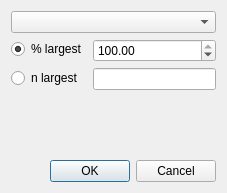
<?xml version="1.0" encoding="UTF-8"?>
<ui version="4.0">
 <class>Dialog</class>
 <widget class="QDialog" name="Dialog">
  <property name="geometry">
   <rect>
    <x>0</x>
    <y>0</y>
    <width>227</width>
    <height>193</height>
   </rect>
  </property>
  <property name="windowTitle">
   <string>Difference Vectors</string>
  </property>
  <layout class="QVBoxLayout" name="verticalLayout">
   <item>
    <widget class="QComboBox" name="A"/>
   </item>
   <item>
    <layout class="QFormLayout" name="formLayout">
     <item row="0" column="0">
      <widget class="QRadioButton" name="do_percentage">
       <property name="text">
        <string>% largest</string>
       </property>
       <property name="checked">
        <bool>true</bool>
       </property>
      </widget>
     </item>
     <item row="0" column="1">
      <widget class="QDoubleSpinBox" name="percentage_largest">
       <property name="maximum">
        <double>100.000000000000000</double>
       </property>
       <property name="value">
        <double>100.000000000000000</double>
       </property>
      </widget>
     </item>
     <item row="1" column="0">
      <widget class="QRadioButton" name="do_n">
       <property name="text">
        <string>n largest</string>
       </property>
      </widget>
     </item>
     <item row="1" column="1">
      <widget class="QLineEdit" name="n_largest"/>
     </item>
    </layout>
   </item>
   <item>
    <spacer name="verticalSpacer">
     <property name="orientation">
      <enum>Qt::Vertical</enum>
     </property>
     <property name="sizeHint" stdset="0">
      <size>
       <width>20</width>
       <height>61</height>
      </size>
     </property>
    </spacer>
   </item>
   <item>
    <layout class="QHBoxLayout" name="horizontalLayout_2">
     <item>
      <spacer name="horizontalSpacer">
       <property name="orientation">
        <enum>Qt::Horizontal</enum>
       </property>
       <property name="sizeHint" stdset="0">
        <size>
         <width>40</width>
         <height>20</height>
        </size>
       </property>
      </spacer>
     </item>
     <item>
      <widget class="QPushButton" name="ok_button">
       <property name="text">
        <string>OK</string>
       </property>
      </widget>
     </item>
     <item>
      <widget class="QPushButton" name="cancel_button">
       <property name="text">
        <string>Cancel</string>
       </property>
      </widget>
     </item>
    </layout>
   </item>
  </layout>
 </widget>
 <resources/>
 <connections>
  <connection>
   <sender>ok_button</sender>
   <signal>clicked()</signal>
   <receiver>Dialog</receiver>
   <slot>accept()</slot>
   <hints>
    <hint type="sourcelabel">
     <x>234</x>
     <y>262</y>
    </hint>
    <hint type="destinationlabel">
     <x>199</x>
     <y>149</y>
    </hint>
   </hints>
  </connection>
  <connection>
   <sender>cancel_button</sender>
   <signal>clicked()</signal>
   <receiver>Dialog</receiver>
   <slot>reject()</slot>
   <hints>
    <hint type="sourcelabel">
     <x>315</x>
     <y>262</y>
    </hint>
    <hint type="destinationlabel">
     <x>199</x>
     <y>149</y>
    </hint>
   </hints>
  </connection>
 </connections>
</ui>
